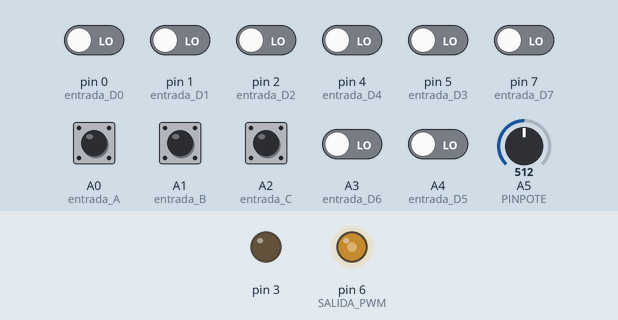
A sketch run on a simulated Arduino Uno, built with avr-gcc and run on an emulated ATmega328P. On the bench: output pins drawn as LEDs (lit = HIGH). Inputs (shaded band) come from the test bench; at power-on: A0 (entrada_A), A1 (entrada_B), A2 (entrada_C) HIGH, A3 (entrada_D6), A4 (entrada_D5), pin 0 (entrada_D0), pin 1 (entrada_D1), pin 2 (entrada_D2), pin 4 (entrada_D4), pin 5 (entrada_D3), pin 7 (entrada_D7) LOW, A5 (PINPOTE) = 512.

Above: at 1.2 s.
1.3 s: A5 (PINPOTE) set to 716
At 1.6 s:
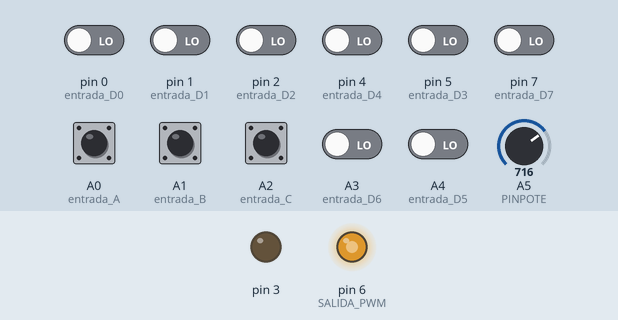
2.8 s: pin 7 (entrada_D7) driven HIGH
At 3.9 s:
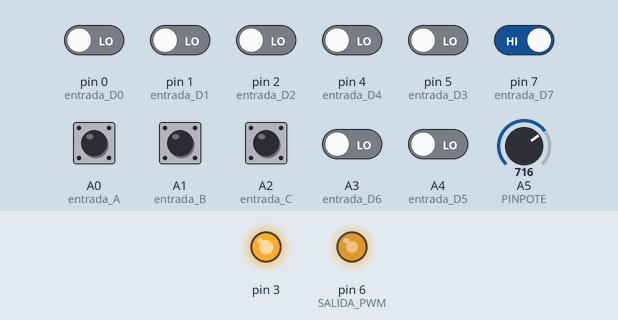
4.3 s: A5 (PINPOTE) set to 900
At 5.1 s:
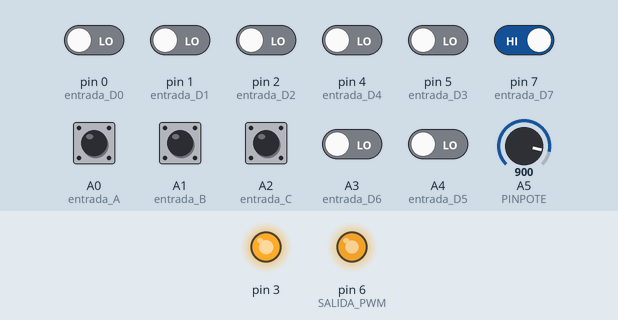
5.8 s: A0 (entrada_A) pulled LOW for 0.15 s
At 6.9 s:
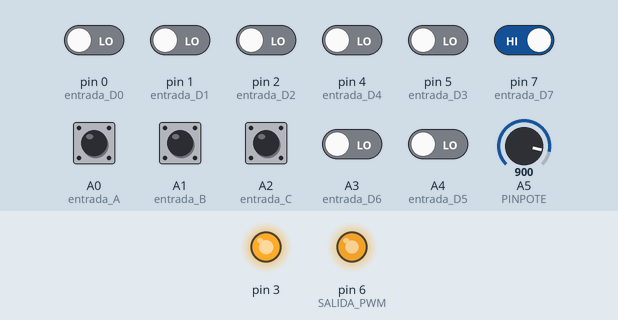
7.4 s: A5 (PINPOTE) set to 511
At 8.6 s:
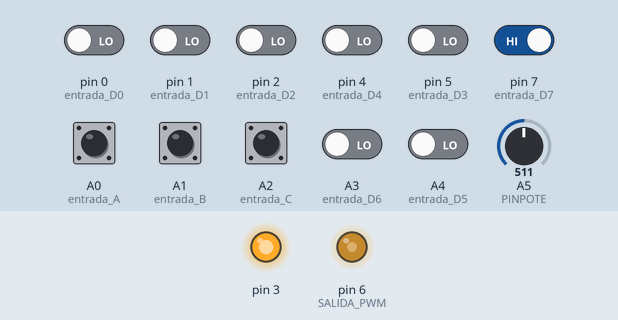
8.9 s: A5 (PINPOTE) set to 122
At 9.8 s:
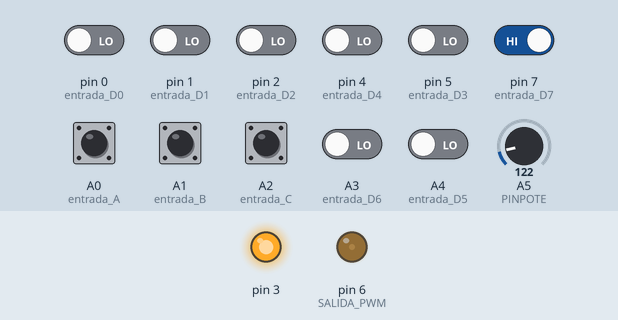
Timing chart, 0 to 11.4 s (numbered marks = the images above; inputs shaded):
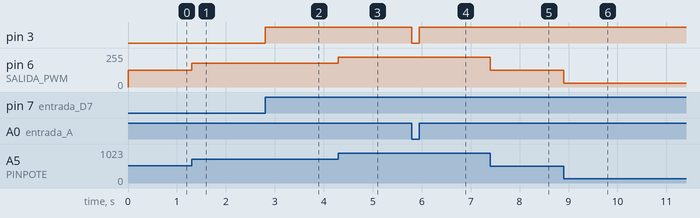

Measured:
- after the input at 1.3 s, pin 6 (SALIDA_PWM): 127/255 → 178/255 at once
- after the input at 2.8 s, pin 3: LOW → HIGH at once
- after the input at 4.3 s, pin 6 (SALIDA_PWM): 178/255 → 224/255 at once
- after the input at 5.8 s, pin 3: HIGH → LOW at once, → HIGH 0.15 s later
- after the input at 7.4 s, pin 6 (SALIDA_PWM): 224/255 → 127/255 at once
- after the input at 8.9 s, pin 6 (SALIDA_PWM): 127/255 → 30/255 at once

The sketch:

MX8A1PWMVARIACION.ino
```cpp
//Autor:Dario Jorge Iglesias
boolean C,B,A,D0,D1,D2,D3,D4;
boolean D5,D6,D7,Y=0;
int PINPOTE=A5,VALORPOTE=0,PWM;
void setup(){
 pinMode(0,INPUT); //entrada D0
 pinMode(1,INPUT); //entrada D1
 pinMode(2,INPUT); //entrada D2
 pinMode(5,INPUT); //entrada D3
 pinMode(4,INPUT); //entrada D4
 pinMode(A4,INPUT);//entrada D5
 pinMode(A3,INPUT);//entrada D6
 pinMode(7,INPUT); //entrada D7
 pinMode(A2,INPUT_PULLUP);//entrada C
 pinMode(A1,INPUT_PULLUP);//entrada B
 pinMode(A0,INPUT_PULLUP);//entrada A
 pinMode(6,OUTPUT);//SALIDA PWM
 pinMode(3,OUTPUT);}//salida Y
void loop(){
 A=digitalRead(A0);//Var. control
 C=digitalRead(A2); B=digitalRead(A1);
 D0=digitalRead(0); D1=digitalRead(1);
 D2=digitalRead(2); D3=digitalRead(5);
 D4=digitalRead(4); D5=digitalRead(A4);
 D6=digitalRead(A3);D7=digitalRead(7);
 VALORPOTE=analogRead(PINPOTE);
 PWM=map(VALORPOTE,0,1023,0,255);
 analogWrite(6,PWM);
 Y=(D0&!C&!B&!A)|(D1&!C&!B&A)|(D2&!C&B&!A)|
 (D3&!C&B&A)|(D4&C&!B&!A)|(D5&C&!B&A)|
 (D6&C&B&!A)|(D7&C&B&A);
 digitalWrite(3,Y);}
```
